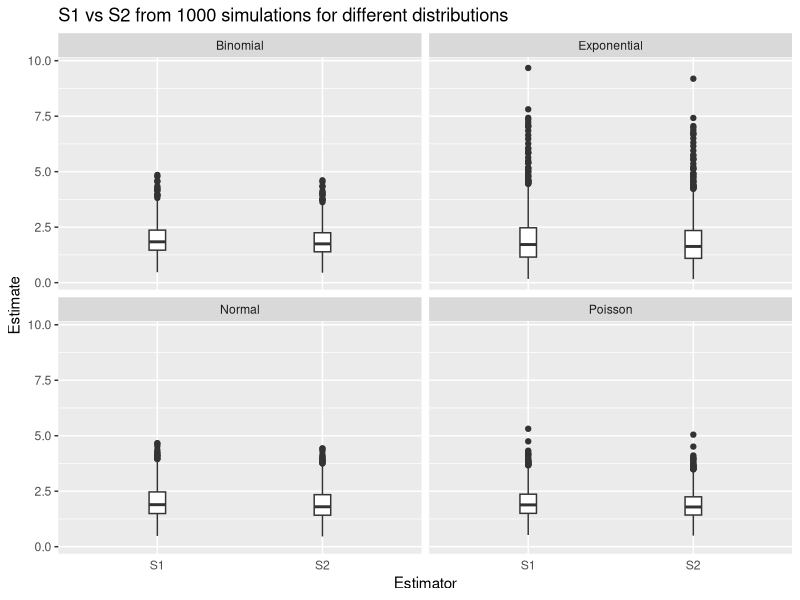

Source code (R): (Note: this script raises an error after producing the figure.)
## ---- chunk 1
#| echo: false

default_chunk_hook  <- knitr::knit_hooks$get("chunk")

latex_font_size <- c("Huge", "huge", "LARGE", "Large", 
                     "large", "normalsize", "small", 
                     "footnotesize", "scriptsize", "tiny")

knitr::knit_hooks$set(chunk = function(x, options) {
  x <- default_chunk_hook(x, options)
  if(options$size %in% latex_font_size) {
    paste0("\n \\", options$size, "\n\n", 
      x, 
      "\n\n \\normalsize"
    )
  } else {
    x
  }
})
## ---- chunk 2
#| label: load-packages
#| include: false
library(tidyverse)
library(patchwork)
## ---- chunk 3
set.seed(7272)

n.sims <- 1000
# sample size is 20
n <- 20

# Poisson
S1_pois <- rep(NA, n.sims)
S2_pois <- rep(NA, n.sims)

for(i in 1:n.sims){
  curr.sample <- rpois(n=n, lambda = 2)
  x_bar = mean(curr.sample)
  # don't need for (i in 1:n){Xi <- curr.sample[i] S1[i] <- (1/(n - 1)) * sum((Xi - x_bar)^2) S2[i] <- 1/n * sum((Xi - x_bar)^2)}, because it's vectorized.
  S1_pois[i] <- sum((curr.sample - x_bar)^2) / (n - 1)
  S2_pois[i] <- sum((curr.sample - x_bar)^2) / n
  }

# Binomial
p <- (5-sqrt(21))/10

S1_binom <- rep(NA, n.sims)
S2_binom <- rep(NA, n.sims)

for(i in 1:n.sims){
  curr.sample <- rbinom(n = n, size = 50, prob = p)
  x_bar <- mean(curr.sample)
  S1_binom[i] <- sum((curr.sample - x_bar)^2) / (n - 1)
  S2_binom[i] <- sum((curr.sample - x_bar)^2) / n
}

# Normal
S1_norm <- rep(NA, n.sims)
S2_norm <- rep(NA, n.sims)

for(i in 1:n.sims){
  curr.sample <- rnorm(n = n, mean = 0, sd = sqrt(2))
  x_bar <- mean(curr.sample)
  S1_norm[i] <- sum((curr.sample - x_bar)^2) / (n - 1)
  S2_norm[i] <- sum((curr.sample - x_bar)^2) / n
}

# Exponential
S1_exp <- rep(NA, n.sims)
S2_exp <- rep(NA, n.sims)

for(i in 1:n.sims){
  curr.sample <- rexp(n = n, rate = 1/sqrt(2))
  x_bar <- mean(curr.sample)
  S1_exp[i] <- sum((curr.sample - x_bar)^2) / (n - 1)
  S2_exp[i] <- sum((curr.sample - x_bar)^2) / n
}
## ---- chunk 4
raw <- tibble(
  Estimator= rep(c("S1", "S2"), each = 1000, times = 4),
  Distribution= rep(c("Poisson", "Binomial", "Normal", "Exponential"), 
                   each = 2000),
  Estimate=c(S1_pois, S2_pois, S1_binom, S2_binom, 
              S1_norm, S2_norm, S1_exp, S2_exp)
)

ggplot(raw) +
  geom_boxplot(aes(x = Estimator,
                   y= Estimate),
               width = 0.1) +
  ggtitle("S1 vs S2 from 1000 simulations for different distributions") +
  theme(axis.ticks.x = element_blank()) +
  facet_wrap(~ Distribution) 
## ---- chunk 5
# results.S1 <- tibble(
#   Distribution = c("Poisson", "Binomial", "Normal", "Exponential"),
#   Bias = c(
#     mean(S1_pois) - 2,
#     mean(S1_bin) - 2,
#     mean(S1_norm) - 2,
#     mean(S1_exp) - 2
#   ),
#   Variance = c(
#     var(S1_pois),
#     var(S1_bin),
#     var(S1_norm),
#     var(S1_exp)
#   ),
#   Precision = c(
#     1/var(S1_pois),
#     1/var(S1_bin),
#     1/var(S1_norm),
#     1/var(S1_exp)
#   ),
#   MSE = c(
#     (mean(S1_pois) - 2)^2 + var(S1_pois),
#     (mean(S1_bin) - 2)^2 + var(S1_bin),
#     (mean(S1_norm) - 2)^2 + var(S1_norm),
#     (mean(S1_exp) - 2)^2 + var(S1_exp)
#   )
# )

results <- tibble(
  Distribution = rep(c("Poisson", "Binomial", "Normal", "Exponential"), each = 2),
  Estimator = rep(c("S1", "S2"), times = 4),
  Bias = c(
    mean(S1_pois) - 2, mean(S2_pois) - 2,
    mean(S1_bin)  - 2, mean(S2_bin)  - 2,
    mean(S1_norm) - 2, mean(S2_norm) - 2,
    mean(S1_exp)  - 2, mean(S2_exp)  - 2
  ),
  Variance = c(
    var(S1_pois), var(S2_pois),
    var(S1_bin),  var(S2_bin),
    var(S1_norm), var(S2_norm),
    var(S1_exp),  var(S2_exp)
  ),
  Precision = 1 / Variance,
  MSE = Bias^2 + Variance
)
## ---- chunk 6
# ggplot(results, aes(x = Estimator, y = Bias, fill = Estimator)) +
#   geom_col() +
#   facet_wrap(~ Distribution) +
#   labs(title = "Bias")

# ggplot(results, aes(x = Estimator, y = Precision, fill = Estimator)) +
#   geom_col() +
#   facet_wrap(~ Distribution) +
#   labs(title = "Precision")

# ggplot(results, aes(x = Estimator, y = MSE, fill = Estimator)) +
#   geom_col() +
#   facet_wrap(~ Distribution) +
#   labs(title = "MSE")
## ---- chunk 7
#| echo: false
results |> knitr::kable(digits = 2)
## ---- chunk 8
set.seed(7272)

n.sims <- 1000
ss <- c(20, 50, 100, 500)

S1_pois <- list()
S2_pois <- list()

for(n in ss){
  S1 <- rep(NA, n.sims)
  S2 <- rep(NA, n.sims)
  for(i in 1:n.sims){
    curr.sample <- rpois(n = n, lambda = 2)
    x_bar <- mean(curr.sample)
    S1[i] <- sum((curr.sample - x_bar)^2) / (n - 1)
    S2[i] <- sum((curr.sample - x_bar)^2) / n
  }
  # convert number to string to use as a name
  S1_pois[[as.character(n)]] <- S1
  S2_pois[[as.character(n)]] <- S2
}

# raw data 
raw_pois <- tibble(
  Estimator = rep(c("S1", "S2"), each = 1000, times = 4),
  # so that they're in order
  n = factor(rep(c("n=20", "n=50", "n=100", "n=500"), each = 2000),
            levels = c("n=20", "n=50", "n=100", "n=500")),
  Estimate = c(S1_pois[["20"]], S2_pois[["20"]],
              S1_pois[["50"]], S2_pois[["50"]],
              S1_pois[["100"]], S2_pois[["100"]],
              S1_pois[["500"]], S2_pois[["500"]])
)
# summary 
results_pois <- tibble(
  n = rep(c(20, 50, 100, 500), each=2),
  Estimator = rep(c("S1", "S2"), times = 4),
  Bias = c(
    mean(S1_pois[["20"]]) - 2, mean(S2_pois[["20"]]) - 2,
    mean(S1_pois[["50"]]) - 2, mean(S2_pois[["50"]]) - 2,
    mean(S1_pois[["100"]]) - 2, mean(S2_pois[["100"]]) - 2,
    mean(S1_pois[["500"]]) - 2, mean(S2_pois[["500"]]) - 2
  ),
  Variance = c(
    var(S1_pois[["20"]]),  var(S2_pois[["20"]]),
    var(S1_pois[["50"]]),  var(S2_pois[["50"]]),
    var(S1_pois[["100"]]), var(S2_pois[["100"]]),
    var(S1_pois[["500"]]), var(S2_pois[["500"]])
  ),
  Precision = 1 / Variance,
  MSE = Bias^2 + Variance)

# table
results_pois |> knitr::kable(digits = 2)

# plot
ggplot(raw_pois) +
  geom_boxplot(aes(x = Estimator,
                   y= Estimate),
               width = 0.1) +
  ggtitle("S1 vs S2 from 1000 simulations across sample size") +
  theme(axis.ticks.x = element_blank()) +
  facet_wrap(~ n) 

## ---- chunk 9
set.seed(7272)

S1_binom <- list()
S2_binom <- list()

for(n in ss){
  S1 <- rep(NA, n.sims)
  S2 <- rep(NA, n.sims)
  for(i in 1:n.sims){
    curr.sample <- curr.sample <- rbinom(n = n, size = 50, prob = p)
    x_bar <- mean(curr.sample)
    S1[i] <- sum((curr.sample - x_bar)^2) / (n - 1)
    S2[i] <- sum((curr.sample - x_bar)^2) / n
  }
  S1_binom[[as.character(n)]] <- S1
  S2_binom[[as.character(n)]] <- S2
}

# raw data 
raw_binom <- tibble(
  Estimator = rep(c("S1", "S2"), each = 1000, times = 4),
  n = factor(rep(c("n=20", "n=50", "n=100", "n=500"), each = 2000),
            levels = c("n=20", "n=50", "n=100", "n=500")),
  Estimate = c(S1_binom[["20"]], S2_binom[["20"]],
              S1_binom[["50"]], S2_binom[["50"]],
              S1_binom[["100"]], S2_binom[["100"]],
              S1_binom[["500"]], S2_binom[["500"]])
)
# summary 
results_binom <- tibble(
  n = rep(c(20, 50, 100, 500), each=2),
  Estimator = rep(c("S1", "S2"), times = 4),
  Bias = c(
    mean(S1_binom[["20"]]) - 2, mean(S2_binom[["20"]]) - 2,
    mean(S1_binom[["50"]]) - 2, mean(S2_binom[["50"]]) - 2,
    mean(S1_binom[["100"]]) - 2, mean(S2_binom[["100"]]) - 2,
    mean(S1_binom[["500"]]) - 2, mean(S2_binom[["500"]]) - 2
  ),
  Variance = c(
    var(S1_binom[["20"]]),  var(S2_binom[["20"]]),
    var(S1_binom[["50"]]),  var(S2_binom[["50"]]),
    var(S1_binom[["100"]]), var(S2_binom[["100"]]),
    var(S1_binom[["500"]]), var(S2_binom[["500"]])
  ),
  Precision = 1 / Variance,
  MSE = Bias^2 + Variance)

# table
results_binom |> knitr::kable(digits = 2)

# plot
ggplot(raw_binom) +
  geom_boxplot(aes(x = Estimator,
                   y= Estimate),
               width = 0.1) +
  ggtitle("S1 vs S2 from 1000 simulations across sample size") +
  theme(axis.ticks.x = element_blank()) +
  facet_wrap(~ n) 
## ---- chunk 10
set.seed(7272)

S1_norm <- list()
S2_norm <- list()

for(n in ss){
  S1 <- rep(NA, n.sims)
  S2 <- rep(NA, n.sims)
  for(i in 1:n.sims){
    curr.sample <- rnorm(n = n, mean = 0, sd = sqrt(2))
    x_bar <- mean(curr.sample)
    S1[i] <- sum((curr.sample - x_bar)^2) / (n - 1)
    S2[i] <- sum((curr.sample - x_bar)^2) / n
  }
  S1_norm[[as.character(n)]] <- S1
  S2_norm[[as.character(n)]] <- S2
}

# raw data 
raw_norm <- tibble(
  Estimator = rep(c("S1", "S2"), each = 1000, times = 4),
  n = factor(rep(c("n=20", "n=50", "n=100", "n=500"), each = 2000),
            levels = c("n=20", "n=50", "n=100", "n=500")),
  Estimate = c(S1_norm[["20"]], S2_norm[["20"]],
              S1_norm[["50"]], S2_norm[["50"]],
              S1_norm[["100"]], S2_norm[["100"]],
              S1_norm[["500"]], S2_norm[["500"]])
)
# summary 
results_norm <- tibble(
  n = rep(c(20, 50, 100, 500), each=2),
  Estimator = rep(c("S1", "S2"), times = 4),
  Bias = c(
    mean(S1_norm[["20"]]) - 2, mean(S2_norm[["20"]]) - 2,
    mean(S1_norm[["50"]]) - 2, mean(S2_norm[["50"]]) - 2,
    mean(S1_norm[["100"]]) - 2, mean(S2_norm[["100"]]) - 2,
    mean(S1_norm[["500"]]) - 2, mean(S2_norm[["500"]]) - 2
  ),
  Variance = c(
    var(S1_norm[["20"]]),  var(S2_norm[["20"]]),
    var(S1_norm[["50"]]),  var(S2_norm[["50"]]),
    var(S1_norm[["100"]]), var(S2_norm[["100"]]),
    var(S1_norm[["500"]]), var(S2_norm[["500"]])
  ),
  Precision = 1 / Variance,
  MSE = Bias^2 + Variance)

# table
results_norm |> knitr::kable(digits = 2)

# plot
ggplot(raw_norm) +
  geom_boxplot(aes(x = Estimator,
                   y= Estimate),
               width = 0.1) +
  ggtitle("S1 vs S2 from 1000 simulations across sample size") +
  theme(axis.ticks.x = element_blank()) +
  facet_wrap(~ n) 
## ---- chunk 11
set.seed(7272)

S1_exp <- list()
S2_exp <- list()

for(n in ss){
  S1 <- rep(NA, n.sims)
  S2 <- rep(NA, n.sims)
  for(i in 1:n.sims){
    curr.sample <- rexp(n = n, rate = 1/sqrt(2))
    x_bar <- mean(curr.sample)
    S1[i] <- sum((curr.sample - x_bar)^2) / (n - 1)
    S2[i] <- sum((curr.sample - x_bar)^2) / n
  }
  S1_exp[[as.character(n)]] <- S1
  S2_exp[[as.character(n)]] <- S2
}

# raw data 
raw_exp <- tibble(
  Estimator = rep(c("S1", "S2"), each = 1000, times = 4),
  n = factor(rep(c("n=20", "n=50", "n=100", "n=500"), each = 2000),
            levels = c("n=20", "n=50", "n=100", "n=500")),
  Estimate = c(S1_exp[["20"]], S2_exp[["20"]],
              S1_exp[["50"]], S2_exp[["50"]],
              S1_exp[["100"]], S2_exp[["100"]],
              S1_exp[["500"]], S2_exp[["500"]])
)
# summary 
results_exp <- tibble(
  n = rep(c(20, 50, 100, 500), each=2),
  Estimator = rep(c("S1", "S2"), times = 4),
  Bias = c(
    mean(S1_exp[["20"]]) - 2, mean(S2_exp[["20"]]) - 2,
    mean(S1_exp[["50"]]) - 2, mean(S2_exp[["50"]]) - 2,
    mean(S1_exp[["100"]]) - 2, mean(S2_exp[["100"]]) - 2,
    mean(S1_exp[["500"]]) - 2, mean(S2_exp[["500"]]) - 2
  ),
  Variance = c(
    var(S1_exp[["20"]]),  var(S2_exp[["20"]]),
    var(S1_exp[["50"]]),  var(S2_exp[["50"]]),
    var(S1_exp[["100"]]), var(S2_exp[["100"]]),
    var(S1_exp[["500"]]), var(S2_exp[["500"]])
  ),
  Precision = 1 / Variance,
  MSE = Bias^2 + Variance)

# table
results_exp |> knitr::kable(digits = 2)

# plot
ggplot(raw_exp) +
  geom_boxplot(aes(x = Estimator,
                   y= Estimate),
               width = 0.1) +
  ggtitle("S1 vs S2 from 1000 simulations across sample size") +
  theme(axis.ticks.x = element_blank()) +
  facet_wrap(~ n) 
## ---- chunk 12
# n20.s1 <- tibble(
#   Poisson = raw_pois[raw_pois[raw_pois$n == "n=20" & raw_pois$Estimator == "S1"]],
#   Binomial = raw_binom[raw_binom[raw_binom$n == "n=20" & raw_binom$Estimator == "S1"]],
# )

set.seed(7272)
# library(ggridges) can't find it

# raw_all <- bind_rows(
#   raw_pois |> mutate(Distribution = "Poisson"),
#   raw_binom |> mutate(Distribution = "Binomial"),
#   raw_norm |> mutate(Distribution = "Normal"),
#   raw_exp |> mutate(Distribution = "Exponential")
# )

# # S1
# raw_all |>
#   filter(Estimator == "S1") |>
#   ggplot(aes(x=Estimate, color = Distribution)) +
#   geom_density() +
#   facet_wrap(~ n) +
#   xlab("Estimate") +
#   ylab("Density") +
#   ggtitle("Sampling Distribution of S1 across sample sizes and distributions")

# # S2 
# raw_all |>
#   filter(Estimator == "S2") |>
#   ggplot(aes(x=Estimate, color = Distribution)) +
#   geom_density() +
#   facet_wrap(~ n) +
#   xlab("Estimate") +
#   ylab("Density") +
#   ggtitle("Sampling Distribution of S2 across sample sizes and distributions")

# poisson
# raw_pois |>
#       filter(Estimator == "S1") |>
#       ggplot(aes(x=Estimate, color = n)) +
#       geom_density() +
#       xlab("S1") +
#       ylab("Density") +
#       ggtitle("Poisson")

# raw_pois |>
#       filter(Estimator == "S2") |>
#       ggplot(aes(x=Estimate, color = n)) +
#       geom_density() +
#       xlab("S2") +
#       ylab("Density") +
#       ggtitle("Poisson")

# # binomial

# raw_binom |>
#       filter(Estimator == "S1") |>
#       ggplot(aes(x=Estimate, color = n)) +
#       geom_density() +
#       xlab("S1") +
#       ylab("Density") +
#       ggtitle("Binomial")

# raw_binom |>
#       filter(Estimator == "S2") |>
#       ggplot(aes(x=Estimate, color = n)) +
#       geom_density() +
#       xlab("Estimate") +
#       ylab("Density") +
#       ggtitle("Binomial")

# # normal

# raw_norm|>
#       filter(Estimator == "S1") |>
#       ggplot(aes(x=Estimate, color = n)) +
#       geom_density() +
#       xlab("Estimate") +
#       ylab("Density") +
#       ggtitle("Sampling Distribution of S1 of Normal Distribution across sample sizes")

# raw_norm |>
#       filter(Estimator == "S2") |>
#       ggplot(aes(x=Estimate, color = n)) +
#       geom_density() +
#       xlab("Estimate") +
#       ylab("Density") +
#       ggtitle("Sampling Distribution of S2 of Normal Distribution across sample sizes")

# # exponential

# raw_exp |>
#       filter(Estimator == "S1") |>
#       ggplot(aes(x=Estimate, color = n)) +
#       geom_density() +
#       xlab("Estimate") +
#       ylab("Density") +
#       ggtitle("Sampling Distribution of S1 of Exponential Distribution across sample sizes")

# raw_exp |>
#       filter(Estimator == "S2") |>
#       ggplot(aes(x=Estimate, color = n)) +
#       geom_density() +
#       xlab("Estimate") +
#       ylab("Density") +
#       ggtitle("Sampling Distribution of S2 of Exponential Distribution across sample sizes")

# poisson
ggplot(raw_pois) +
  geom_density(aes(x = Estimate, color = Estimator)) +
  ggtitle("Density of S1 vs S2 - Poisson") +
  facet_wrap(~ n, scales = "free") +
  # lets each facet panel have its own x and y axes instead of forcing them to share the same range
  ylab("Density") +
  theme_bw()

# binomial
ggplot(raw_pois) +
  geom_density(aes(x = Estimate, color = Estimator)) +
  ggtitle("Density of S1 vs S2 - Binomial") +
  facet_wrap(~ n, scales = "free") +
  ylab("Density") +
  theme_bw()

# normal
ggplot(raw_pois) +
  geom_density(aes(x = Estimate, color = Estimator)) +
  ggtitle("Density of S1 vs S2 - Normal") +
  facet_wrap(~ n, scales = "free") +
  ylab("Density") +
  theme_bw()

# Exponential
ggplot(raw_pois) +
  geom_density(aes(x = Estimate, color = Estimator)) +
  ggtitle("Density of S1 vs S2 - Exponential") +
  facet_wrap(~ n, scales = "free") +
  ylab("Density") +
  theme_bw()
## ---- chunk 13
set.seed(7272)

# draw 1 sample from each distribution
one_pois <- rpois(n = n, lambda = 2)
one_binom <- rbinom(n = n, size = 50, prob = p)
one_norm <- rnorm(n = n, mean = 0, sd = sqrt(2))
one_exp <- rexp(n = n, rate = 1/sqrt(2))

S1_pois_b <- rep(NA, n.sims)
S1_binom_b <- rep(NA, n.sims)
S1_norm_b <- rep(NA, n.sims)
S1_exp_b <- rep(NA, n.sims)

S2_pois_b <- rep(NA, n.sims)
S2_binom_b <- rep(NA, n.sims)
S2_norm_b <- rep(NA, n.sims)
S2_exp_b <- rep(NA, n.sims)

for(i in 1:n.sims){
  # sample with replacement from the one sample
  curr.sample <- sample(one_pois, size = n, replace = TRUE)
  x_bar <- mean(curr.sample)
  S1_pois_b[i] <- sum((curr.sample - x_bar)^2) / (n - 1)
  S2_pois_b[i] <- sum((curr.sample - x_bar)^2) / n

  curr.sample <- sample(one_binom, size = n, replace = TRUE)
  x_bar <- mean(curr.sample)
  S1_binom_b[i] <- sum((curr.sample - x_bar)^2) / (n - 1)
  S2_binom_b[i] <- sum((curr.sample - x_bar)^2) / n

  curr.sample <- sample(one_norm, size = n, replace = TRUE)
  x_bar <- mean(curr.sample)
  S1_norm_b[i] <- sum((curr.sample - x_bar)^2) / (n - 1)
  S2_norm_b[i] <- sum((curr.sample - x_bar)^2) / n

  curr.sample <- sample(one_exp, size = n, replace = TRUE)
  x_bar <- mean(curr.sample)
  S1_exp_b[i] <- sum((curr.sample - x_bar)^2) / (n - 1)
  S2_exp_b[i] <- sum((curr.sample - x_bar)^2) / n
}

raw_b <- tibble(
  Estimator = rep(c("S1", "S2"), each = 1000, times = 4),
  Distribution = rep(c("Poisson", "Binomial", "Normal", "Exponential"), each = 2000),
  Estimate = c(S1_pois_b, S2_pois_b, S1_binom_b, S2_binom_b,
                   S1_norm_b, S2_norm_b, S1_exp_b, S2_exp_b)
)

ggplot(raw_b) +
  geom_density(aes(x = Estimate, color = Estimator)) +
  ggtitle("Bootstrap density of S1 vs S2 (seed = 7272)") +
  facet_wrap(~ Distribution, scales = "free") +
  theme_bw()

## ---- chunk 14
set.seed(100)

one_pois <- rpois(n = n, lambda = 2)
one_binom <- rbinom(n = n, size = 50, prob = p)
one_norm <- rnorm(n = n, mean = 0, sd = sqrt(2))
one_exp <- rexp(n = n, rate = 1/sqrt(2))

S1_pois_b <- rep(NA, n.sims)
S1_binom_b <- rep(NA, n.sims)
S1_norm_b <- rep(NA, n.sims)
S1_exp_b <- rep(NA, n.sims)

S2_pois_b <- rep(NA, n.sims)
S2_binom_b <- rep(NA, n.sims)
S2_norm_b <- rep(NA, n.sims)
S2_exp_b <- rep(NA, n.sims)

for(i in 1:n.sims){
  curr.sample <- sample(one_pois, size = n, replace = TRUE)
  x_bar <- mean(curr.sample)
  S1_pois_b[i] <- sum((curr.sample - x_bar)^2) / (n - 1)
  S2_pois_b[i] <- sum((curr.sample - x_bar)^2) / n

  curr.sample <- sample(one_binom, size = n, replace = TRUE)
  x_bar <- mean(curr.sample)
  S1_binom_b[i] <- sum((curr.sample - x_bar)^2) / (n - 1)
  S2_binom_b[i] <- sum((curr.sample - x_bar)^2) / n

  curr.sample <- sample(one_norm, size = n, replace = TRUE)
  x_bar <- mean(curr.sample)
  S1_norm_b[i] <- sum((curr.sample - x_bar)^2) / (n - 1)
  S2_norm_b[i] <- sum((curr.sample - x_bar)^2) / n

  curr.sample <- sample(one_exp, size = n, replace = TRUE)
  x_bar <- mean(curr.sample)
  S1_exp_b[i] <- sum((curr.sample - x_bar)^2) / (n - 1)
  S2_exp_b[i] <- sum((curr.sample - x_bar)^2) / n
}

raw_b <- tibble(
  Estimator = rep(c("S1", "S2"), each = 1000, times = 4),
  Distribution = rep(c("Poisson", "Binomial", "Normal", "Exponential"), each = 2000),
  Estimate = c(S1_pois_b, S2_pois_b, S1_binom_b, S2_binom_b,
                   S1_norm_b, S2_norm_b, S1_exp_b, S2_exp_b)
)

ggplot(raw_b) +
  geom_density(aes(x = Estimate, color = Estimator)) +
  ggtitle("Bootstrap density of S1 vs S2 (seed = 100)") +
  facet_wrap(~ Distribution, scales = "free") +
  theme_bw()
## ---- chunk 15
set.seed(10000)

one_pois <- rpois(n = n, lambda = 2)
one_binom <- rbinom(n = n, size = 50, prob = p)
one_norm <- rnorm(n = n, mean = 0, sd = sqrt(2))
one_exp <- rexp(n = n, rate = 1/sqrt(2))

S1_pois_b <- rep(NA, n.sims)
S1_binom_b <- rep(NA, n.sims)
S1_norm_b <- rep(NA, n.sims)
S1_exp_b <- rep(NA, n.sims)

S2_pois_b <- rep(NA, n.sims)
S2_binom_b <- rep(NA, n.sims)
S2_norm_b <- rep(NA, n.sims)
S2_exp_b <- rep(NA, n.sims)

for(i in 1:n.sims){
  curr.sample <- sample(one_pois, size = n, replace = TRUE)
  x_bar <- mean(curr.sample)
  S1_pois_b[i] <- sum((curr.sample - x_bar)^2) / (n - 1)
  S2_pois_b[i] <- sum((curr.sample - x_bar)^2) / n

  curr.sample <- sample(one_binom, size = n, replace = TRUE)
  x_bar <- mean(curr.sample)
  S1_binom_b[i] <- sum((curr.sample - x_bar)^2) / (n - 1)
  S2_binom_b[i] <- sum((curr.sample - x_bar)^2) / n

  curr.sample <- sample(one_norm, size = n, replace = TRUE)
  x_bar <- mean(curr.sample)
  S1_norm_b[i] <- sum((curr.sample - x_bar)^2) / (n - 1)
  S2_norm_b[i] <- sum((curr.sample - x_bar)^2) / n

  curr.sample <- sample(one_exp, size = n, replace = TRUE)
  x_bar <- mean(curr.sample)
  S1_exp_b[i] <- sum((curr.sample - x_bar)^2) / (n - 1)
  S2_exp_b[i] <- sum((curr.sample - x_bar)^2) / n
}

raw_b <- tibble(
  Estimator = rep(c("S1", "S2"), each = 1000, times = 4),
  Distribution = rep(c("Poisson", "Binomial", "Normal", "Exponential"), each = 2000),
  Estimate = c(S1_pois_b, S2_pois_b, S1_binom_b, S2_binom_b,
                   S1_norm_b, S2_norm_b, S1_exp_b, S2_exp_b)
)

ggplot(raw_b) +
  geom_density(aes(x = Estimate, color = Estimator)) +
  ggtitle("Bootstrap density of S1 vs S2 (seed = 10000)") +
  facet_wrap(~ Distribution, scales = "free") +
  theme_bw()
